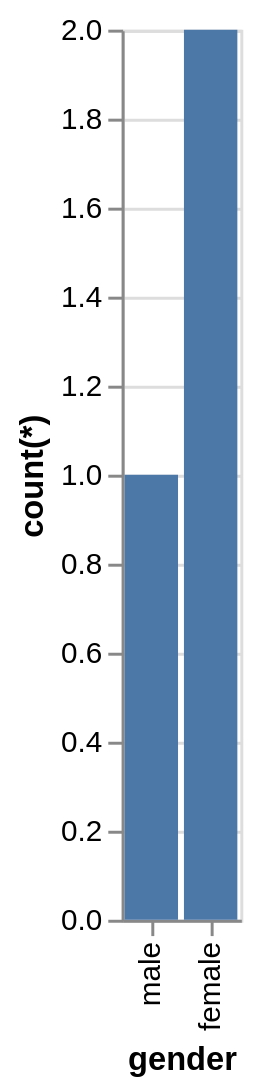

The specification (Vega-Lite) saved for this image:
### Vega-Lite specification from a JSON file in a GitHub repository (floating-point values rounded to 4 significant figures)
{"data": {"values": [{"x_data": "male", "y_data": 1}, {"x_data": "female", "y_data": 2}]}, "mark": "bar", "encoding": {"x": {"field": "x_data", "type": "nominal", "title": "gender", "sort": "descending"}, "y": {"field": "y_data", "type": "quantitative", "title": "count(*)"}}}
